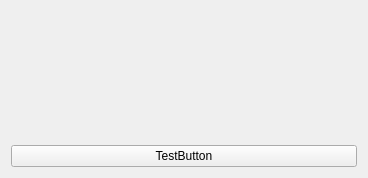
<?xml version="1.0" encoding="UTF-8"?>
<ui version="4.0">
 <class>Form</class>
 <widget class="QWidget" name="Form">
  <property name="geometry">
   <rect>
    <x>0</x>
    <y>0</y>
    <width>368</width>
    <height>178</height>
   </rect>
  </property>
  <property name="windowTitle">
   <string>Тестовая форма</string>
  </property>
  <layout class="QVBoxLayout" name="verticalLayout">
   <item>
    <spacer name="verticalSpacer">
     <property name="orientation">
      <enum>Qt::Orientation::Vertical</enum>
     </property>
     <property name="sizeHint" stdset="0">
      <size>
       <width>20</width>
       <height>40</height>
      </size>
     </property>
    </spacer>
   </item>
   <item>
    <widget class="QPushButton" name="pushButton">
     <property name="text">
      <string>TestButton</string>
     </property>
    </widget>
   </item>
  </layout>
 </widget>
 <resources/>
 <connections/>
</ui>
